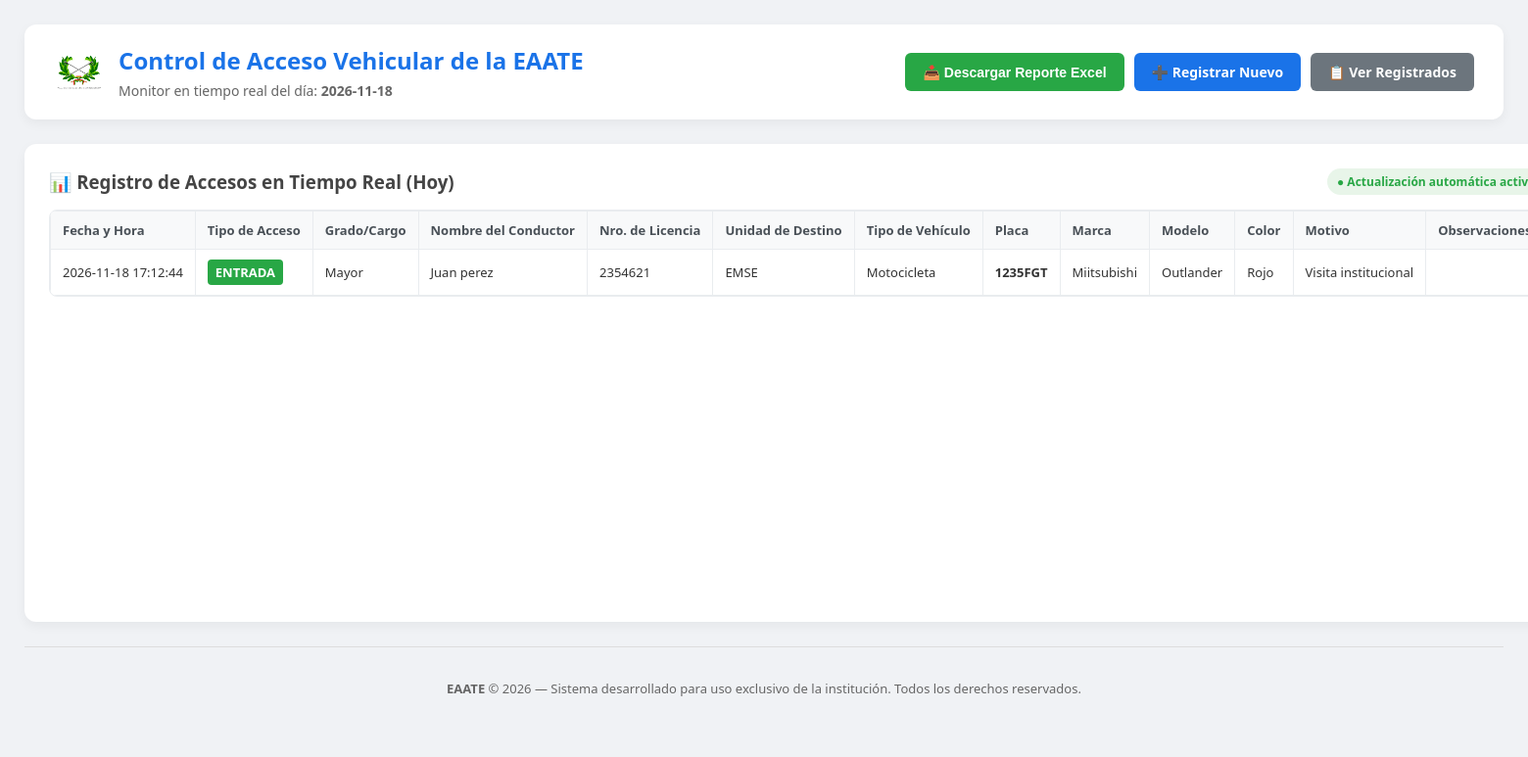
The page / on the database its author committed.
### tables this page shows
CREATE TABLE registros_accesos (
            id INTEGER PRIMARY KEY AUTOINCREMENT,
            vehiculo_id INTEGER,
            tipo TEXT,
            fecha_hora TEXT,
            motivo TEXT,
            observaciones TEXT,
            FOREIGN KEY (vehiculo_id) REFERENCES vehiculos_conductores(id)
        );

CREATE TABLE vehiculos_conductores (
            id INTEGER PRIMARY KEY AUTOINCREMENT,
            nombre_conductor TEXT NOT NULL,
            grado_cargo TEXT,
            numero_licencia TEXT,
            unidad_destino TEXT,
            tipo_vehiculo TEXT,
            placa TEXT UNIQUE NOT NULL,
            marca TEXT,
            modelo TEXT,
            color TEXT
        );

### main.py (the view)
@app.get("/", response_class=HTMLResponse)
def home(request: Request):
    conn = sqlite3.connect("database.db")
    cursor = conn.cursor()
    hoy_str = datetime.now().strftime("%Y-%m-%d")
    cursor.execute("""
        SELECT r.fecha_hora, r.tipo, v.grado_cargo, v.nombre_conductor,
               v.numero_licencia, v.unidad_destino, v.tipo_vehiculo,
               v.placa, v.marca, v.modelo, v.color, r.motivo, r.observaciones
        FROM registros_accesos r
        JOIN vehiculos_conductores v ON r.vehiculo_id = v.id
        WHERE r.fecha_hora LIKE ?
        ORDER BY r.id DESC
    """, (f"{hoy_str}%",))
    registros_hoy = cursor.fetchall()
    conn.close()
    return templates.TemplateResponse(request, "index.html", {"registros": registros_hoy, "fecha_hoy": hoy_str})

### templates/index.html (shortened to what this page needs)
<!DOCTYPE html>
<html lang="es">
<head>
</head>
<body>
    <header>
        <div class="logo-title">
            <img src="/static/logo.png" alt="Logo Institucional" class="logo-img" onerror="this.style.display='none'">
            <div>
                <h1>Control de Acceso Vehicular de la EAATE</h1>
                <p style="margin: 5px 0 0 0; color: #666; font-size: 14px;">Monitor en tiempo real del día: <b id="fechaHoyText">{{ fecha_hoy }}</b></p>
            </div>
        </div>
        <div class="nav-buttons">
            <button onclick="abrirModalExcel()" class="btn btn-success">📥 Descargar Reporte Excel</button>
            <a href="/registrar" class="btn btn-primary">➕ Registrar Nuevo</a>
            <a href="/vehiculos" class="btn btn-secondary">📋 Ver Registrados</a>
        </div>
    </header>
    <div class="grid-dashboard">
        <div class="card">
            <div style="display: flex; justify-content: space-between; align-items: center;">
                <h3 style="margin: 0; color: #444;">📊 Registro de Accesos en Tiempo Real (Hoy)</h3>
                <span style="font-size: 12px; color: #28a745; font-weight: 600; background: #e8f5e9; padding: 5px 10px; border-radius: 20px;">● Actualización automática activa</span>
            </div>
            <div class="table-responsive">
                <table>
                    <thead>
                        <tr>
                            <th>Fecha y Hora</th>
                            <th>Tipo de Acceso</th>
                            <th>Grado/Cargo</th>
                            <th>Nombre del Conductor</th>
                            <th>Nro. de Licencia</th>
                            <th>Unidad de Destino</th>
                            <th>Tipo de Vehículo</th>
                            <th>Placa</th>
                            <th>Marca</th>
                            <th>Modelo</th>
                            <th>Color</th>
                            <th>Motivo</th>
                            <th>Observaciones</th>
                        </tr>
                    </thead>
                    <tbody id="tablaRegistrosBody">
                        {% for r in registros %}
                        <tr>
                            <td>{{ r[0] }}</td>
                            <td><span class="badge {{ 'badge-entrada' if r[1] == 'ENTRADA' else 'badge-salida' }}">{{ r[1] }}</span></td>
                            <td>{{ r[2] or '' }}</td>
                            <td>{{ r[3] }}</td>
                            <td>{{ r[4] or '' }}</td>
                            <td>{{ r[5] or '' }}</td>
                            <td>{{ r[6] or '' }}</td>
                            <td><b>{{ r[7] }}</b></td>
                            <td>{{ r[8] or '' }}</td>
                            <td>{{ r[9] or '' }}</td>
                            <td>{{ r[10] or '' }}</td>
                            <td>{{ r[11] or '' }}</td>
                            <td>{{ r[12] or '' }}</td>
                        </tr>
                        {% else %}
                        <tr>
                            <td colspan="13" style="text-align: center; color: #777; padding: 30px;">No hay registros de ingresos o salidas para el día de hoy.</td>
                        </tr>
                        {% endfor %}
                    </tbody>
                </table>
            </div>
        </div>
    </div>
    <footer>
        <p><b>EAATE</b> &copy; 2026 — Sistema desarrollado para uso exclusivo de la institución. Todos los derechos reservados.</p>
    </footer>
</body>
</html>

### templates/index.html (style rules this page uses)
body { font-family: 'Segoe UI', Tahoma, Geneva, Verdana, sans-serif; margin: 0; padding: 25px; background: #f0f2f5; color: #333; display: flex; flex-direction: column; min-height: 90vh; }
header { display: flex; justify-content: space-between; align-items: center; background: white; padding: 20px 30px; border-radius: 12px; box-shadow: 0 4px 12px rgba(0,0,0,0.05); margin-bottom: 25px; flex-wrap: wrap; gap: 15px; }
.logo-title { display: flex; align-items: center; gap: 15px; }
.logo-img { height: 50px; width: auto; object-fit: contain; }
h1 { color: #1a73e8; margin: 0; font-size: 24px; }
.nav-buttons { display: flex; gap: 10px; flex-wrap: wrap; }
.btn { padding: 10px 18px; border-radius: 6px; font-weight: 600; text-decoration: none; font-size: 14px; cursor: pointer; transition: background 0.2s; border: none; display: inline-block; }
.btn-primary { background: #1a73e8; color: white; }
.btn-success { background: #28a745; color: white; }
.btn-secondary { background: #6c757d; color: white; }
.grid-dashboard { display: grid; grid-template-columns: 1fr; gap: 20px; margin-bottom: 25px; flex: 1; }
.card { background: white; padding: 25px; border-radius: 12px; box-shadow: 0 4px 12px rgba(0,0,0,0.05); }
.table-responsive { overflow-x: auto; max-height: 500px; overflow-y: auto; margin-top: 15px; border: 1px solid #e9ecef; border-radius: 8px; }
table { width: 100%; border-collapse: collapse; font-size: 13px; white-space: nowrap; }
th, td { border: 1px solid #e9ecef; padding: 10px 12px; text-align: left; }
th { background: #f8f9fa; color: #495057; font-weight: 600; position: sticky; top: 0; z-index: 2; }
.badge { padding: 4px 8px; border-radius: 4px; font-weight: bold; color: white; display: inline-block; }
.badge-entrada { background: #28a745; }
footer { text-align: center; padding: 20px; margin-top: auto; font-size: 13px; color: #666; border-top: 1px solid #ddd; }

### rows shown on the page
registros_accesos: fecha_hora "2026-11-18 17:12:44", tipo "ENTRADA", grado_cargo "Mayor", nombre_conductor "Juan perez", numero_licencia "2354621", unidad_destino "EMSE", tipo_vehiculo "Motocicleta", placa "1235FGT", marca "Miitsubishi", modelo "Outlander", color "Rojo", motivo "Visita institucional"

### other values the page prints
{{ fecha_hoy }} "2026-11-18"
